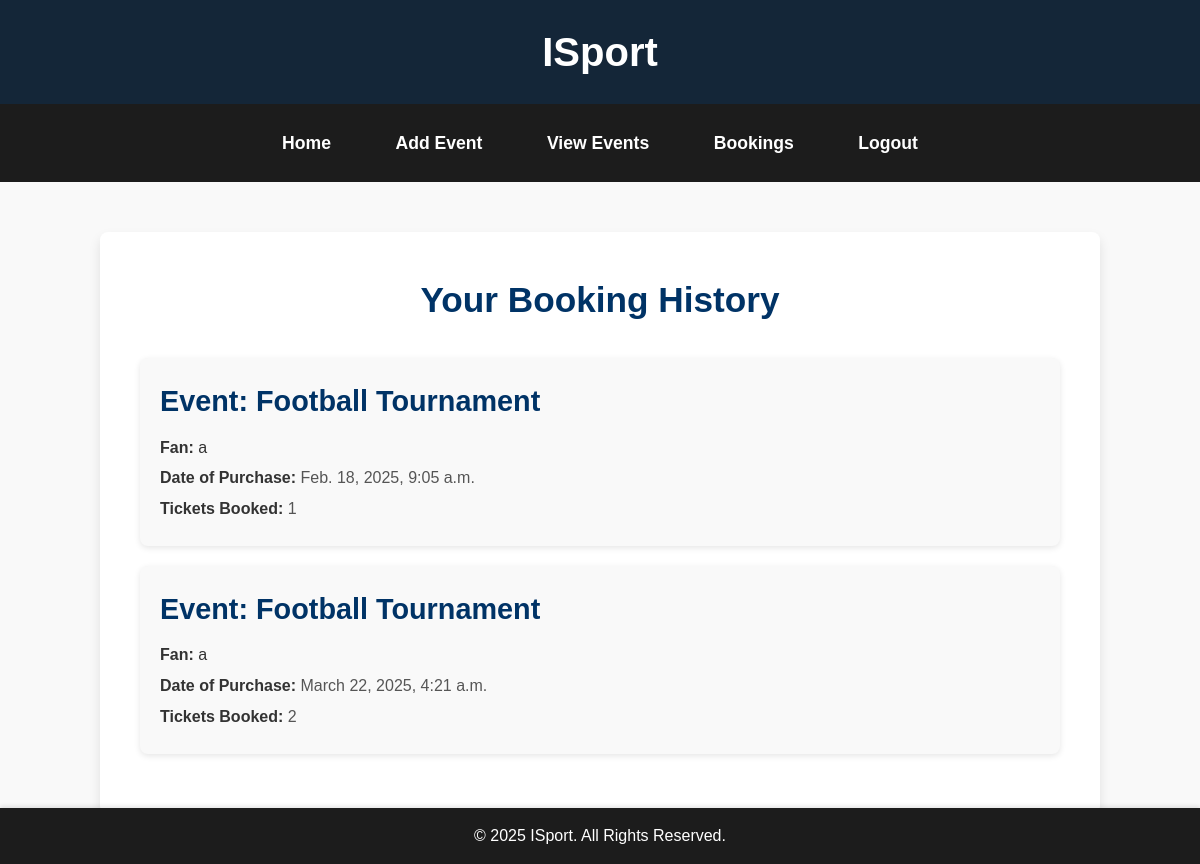
The page /bookings/ on the database its author committed.
### app/models.py (models this page shows, shortened)
class TicketPurchase(models.Model):
    fan = models.ForeignKey(FanRegister, on_delete=models.CASCADE)
    event = models.ForeignKey(EventTickets, on_delete=models.CASCADE)
    purchase_date = models.DateTimeField(auto_now_add=True)
    number_of_tickets = models.PositiveIntegerField()
    amount = models.DecimalField(max_digits=10, decimal_places=2, default=0.00)
    razorpay_order_id = models.CharField(max_length=255, blank=True, null=True)
    payment_status = models.CharField(max_length=20, choices=[("Pending", "Pending"), ("Paid", "Paid")], default="Pending")

class EventTickets(models.Model):
    publisher = models.ForeignKey(PublisherRegister, on_delete=models.CASCADE, related_name='events')  # Linking event to a publisher
    title = models.CharField(max_length=255)
    description = models.TextField()
    date = models.DateField()
    location = models.CharField(max_length=255)
    price = models.DecimalField(max_digits=10, decimal_places=2)
    def __str__(self):
        return self.title

class FanRegister(models.Model):
    email = models.EmailField(unique=True)
    name = models.TextField()
    phone = models.IntegerField()
    password = models.TextField()
    location= models.TextField()
    confirm_password=models.TextField()
    favoriteevent=models.TextField()
    favoriteteam=models.TextField()
    def __str__(self):
        return self.name

### app/views.py (the view)
# urls.py: path('bookings/', views.bookings, name='bookings'),
def bookings(request):
    events = TicketPurchase.objects.all()
    return render(request,'publisher/bookings.html',{'events':events})

### templates/publisher/bookings.html (shortened to what this page needs)
<!DOCTYPE html>
<html lang="en">
<head>
</head>
<body>
    <header>
        <h1>ISport</h1>
    </header>
    <nav>
        <ul>
            <li><a href="../viewhome">Home</a></li>
            <li><a href="../add_event">Add Event</a></li>
            <li><a href="../view_event">View Events</a></li>
            <li><a href="../bookings">Bookings</a></li>
            <li><a href="../logout">Logout</a></li>
        </ul>
    </nav>
    <div class="events-container">
        <h1>Your Booking History</h1>
        {% for event in events %}
        <div class="event-item">
            <h3>Event: {{ event.event }}</h3>
            <p><strong>Fan:</strong> {{ event.fan }}</p>
            <div class="event-details">
                <p><strong>Date of Purchase:</strong> {{ event.purchase_date }}</p>
                <p><strong>Tickets Booked:</strong> {{ event.number_of_tickets }}</p>
            </div>
        </div>
        {% empty %}
        <p>No bookings available at the moment.</p>
        {% endfor %}
    </div>
    <footer>
        <p>&copy; 2025 ISport. All Rights Reserved.</p>
    </footer>
</body>
</html>

### templates/publisher/bookings.html (style rules this page uses)
* { margin: 0; padding: 0; box-sizing: border-box; }
body { font-family: 'Arial', sans-serif; background-color: #f9f9f9; color: #333; line-height: 1.6; }
header { background-color:rgb(20, 38, 56); color: white; text-align: center; padding: 20px 0; box-shadow: 0 4px 6px rgba(0, 0, 0, 0.1); }
header h1 { font-size: 2.5em; font-weight: bold; }
nav { background-color: #1c1c1c; padding: 15px 0; text-align: center; }
nav ul { list-style-type: none; margin: 0; padding: 0; }
nav ul li { display: inline-block; margin: 0 15px; }
nav ul li a { color: white; text-decoration: none; font-weight: bold; font-size: 1.1em; padding: 10px 15px; display: inline-block; transition: background-color 0.3s ease; border-radius: 4px; }
.events-container { max-width: 1000px; margin: 50px auto; padding: 40px; background-color: white; border-radius: 8px; box-shadow: 0 6px 12px rgba(0, 0, 0, 0.1); }
.events-container h1 { text-align: center; color: #003366; margin-bottom: 30px; font-size: 2.2em; }
.event-item { background-color: #f9f9f9; padding: 20px; margin-bottom: 20px; border-radius: 8px; box-shadow: 0 2px 6px rgba(0, 0, 0, 0.1); }
.event-item h3 { color: #003366; font-size: 1.8em; margin-bottom: 10px; }
.event-details { font-size: 16px; color: #555; }
.event-details p { margin: 5px 0; }
.event-details strong { color: #333; }
footer { background-color: #1c1c1c; color: white; text-align: center; padding: 15px; position: fixed; bottom: 0; width: 100%; box-shadow: 0 -2px 4px rgba(0, 0, 0, 0.1); }

### rows shown on the page
TicketPurchase: event "Football Tournament", fan "a", purchase_date "Feb. 18, 2025, 9:05 a.m.", number_of_tickets "1"
TicketPurchase: event "Football Tournament", fan "a", purchase_date "March 22, 2025, 4:21 a.m.", number_of_tickets "2"
